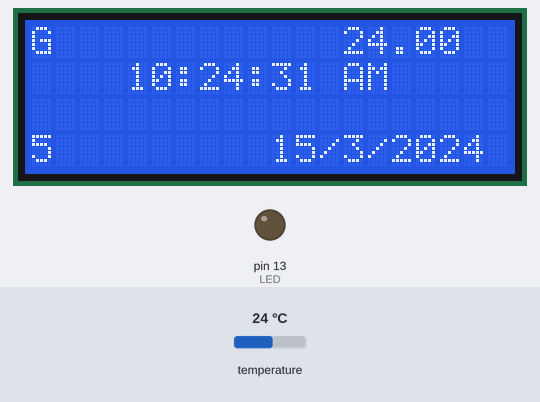
Bench run of a sketch on a simulated Arduino Uno, built with avr-gcc and run on an emulated ATmega328P. On the bench: 20×4 character LCD, output pins drawn as LEDs (lit = HIGH). The test bench sets the inputs (shaded band); at power-on: temperature 24 °C. Sleep ends after the set time or at an interrupt; the local clock reads 2024-03-15 10:24:30 at power-on unless the sketch sets it.

Above: at 1.2 s.
1.3 s: temperature set to 12 °C
At 2.9 s:
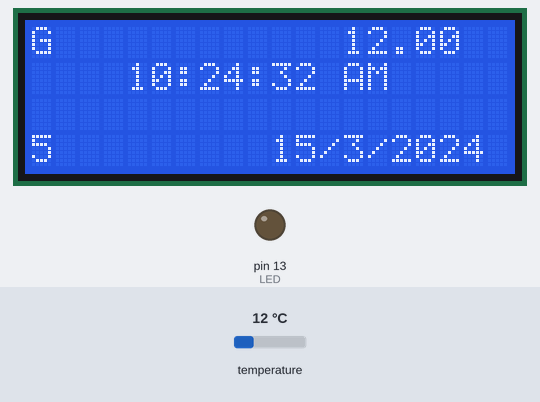
4.7 s: temperature set to 19 °C
At 6.0 s:
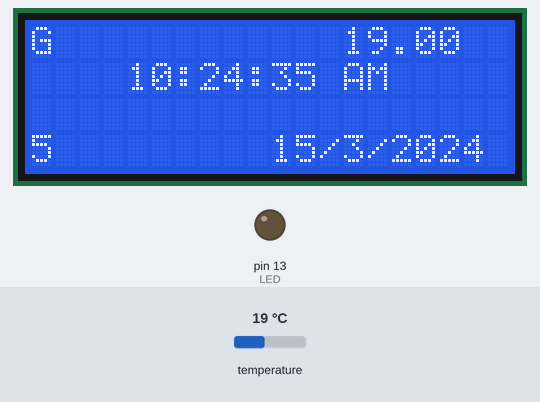
7.8 s: temperature set to 28 °C
At 9.1 s:
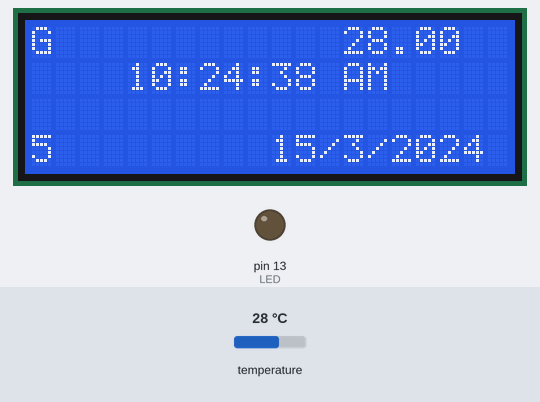
Timing chart, 0 to 10.8 s (numbered marks = the images above; inputs shaded):
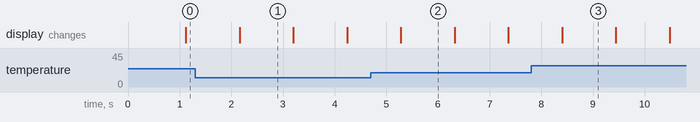

The sketch:

ScheduleLPClockLib3231.ino
```cpp
  /*

   Scheduler

   Schedule events to happen on specific clock cycles.
   Conserve power when not running.

   created 2014
   by James M. Rogers

   */

#include <SchedulerLP.h>

#include <Arduino.h>
#include <LiquidCrystal.h>

#include <DS3231.h>
#include <Wire.h>

DS3231 Clock;
bool Century=false;
bool h12;
bool PM=true;
byte ADay, AHour, AMinute, ASecond, ABits;
bool ADy, A12h, Apm;

byte year, month, date, DoW, hour, minute, second;

// Init the LCD
LiquidCrystal lcd(11, 10, 2, 3, 4, 5);


  int ReadMotionSensor (struct _task_entry_type * task, int data, int mesgid){
    if (analogRead(0) > 128)
      digitalWrite(data, HIGH);
    else
      digitalWrite(data, LOW);
    AddTaskMilli (task, 260, &ReadMotionSensor, 1, data);
  }

  int UpdateTime(struct _task_entry_type * task, int data, int mesgid){

      static int old_seconds=-1;
      char time[50];

      AddTaskMilli (task, 1000, &UpdateTime, 1, data);

      //Clock.getDate();

      // Display time centered on the upper line
      lcd.setCursor(4, 1);
      sprintf(time, "%2d:%02d:%02d", Clock.getHour(h12, PM), Clock.getMinute(), Clock.getSecond());
      lcd.print(time);
        if (h12) {
          if (PM) lcd.print(" PM ");
          else lcd.print(" AM ");
        } else lcd.print(" 24h ");


      //Display abbreviated Day-of-Week in the lower left corner
      lcd.setCursor(0, 3);
      lcd.print(Clock.getDoW());

      lcd.setCursor(0, 0);
      if (Clock.oscillatorCheck()) lcd.print("G");
        else lcd.print("B");

      // Display date in the lower right corner
      lcd.setCursor(10, 3);
      lcd.print(Clock.getDate());
      lcd.print("/");
      lcd.print(Clock.getMonth(Century));
      lcd.print("/20");
      lcd.print(Clock.getYear());
    //}

    // Display temp in the upper right corner
    lcd.setCursor(13, 0);
    lcd.print(Clock.getTemperature());

    //delay (20);

    return 0;
  }

  int testcallback(struct _task_entry_type * task, int led, int mesgid){

    switch (mesgid) {

      // Handle a deactivate  this is hardcoded
      case 0:
          //Serial.println("Deleting Task.");
          break;

      // Handle an on.
      case 1:
           digitalWrite(led, HIGH);   // turn the LED on (HIGH is the voltage level)
           Serial.println("Turning LED On.");
           AddTaskMilli (task, 100, &testcallback, 2, led);
           delay(10);
           break;

      // Handle an off.
      case 2:
           digitalWrite(led, LOW);    // turn the LED off by making the voltage LOW
           AddTaskMilli (task, 100, &testcallback, 1, led);
           //DeleteTask(task);
           Serial.println("Turning LED Off.");
           break;

      default:
           //Serial.println("Doing Nothing.");
           break;
    }
    return 0;

  }

  #define  LED 13

  void setup() {

  PowerInit();

    //delay(2000);

    // Start the I2C interface
    Wire.begin();
   /*
    Clock.setSecond (50);//Set the second
    Clock.setMinute(14);//Set the minute
    Clock.setHour   (10);  //Set the hour
    Clock.setDoW    (7);    //Set the day of the week
    Clock.setDate  (13);  //Set the date of the month
    Clock.setMonth  (3);  //Set the month of the year
    Clock.setYear  (16);  //Set the year (Last two digits of the year)
    */

    Clock.setClockMode(true);

    // Start the serial interface
    Serial.begin(115200);

    pinMode(LED, OUTPUT);

    // Setup timers.
    //AddTaskNow   (CreateTask(),         &testcallback, 1, LED);
    //AddTaskSec   (CreateTask(), 10,     &testcallback, 1, LED);
    //AddTaskDelay (CreateTask(), 5, 500, &testcallback, 1, LED);
    //AddTaskMilli (CreateTask(), 3000,   &testcallback, 1, LED);
    //AddTaskSec   (CreateTask(), 20,     &testcallback, 1, LED);

    AddTaskMilli (CreateTask(), 19, &UpdateTime, 1, 99);
    //AddTaskMilli (CreateTask(), 250, &ReadMotionSensor, 1, LED);

  // Set the clock to run-mode, and disable the write protection
  //rtc.halt(false);
  //rtc.writeProtect(false);

  // Setup LCD to 16x2 characters
  lcd.begin(20, 4);

  // The following lines can be commented out to use the values already stored in the DS1302
  //rtc.setDOW(4);        // Set Day-of-Week 1 is monday, 7 is sunday
  //rtc.setTime(16, 42, 10);     // Set the time to 12:00:00 (24hr format)
  //rtc.setDate(30, 10, 2014);   // Set the date, day, month, year.

  //rtc.setTCR(TCR_D1R2K);
  //rtc.setTCR(TCR_OFF);
  //TCR_DxRyK where x is number of diodes (1 or 2),
  //and y is resistance (2, 4 or 8 Kohm)
  //TCR_OFF turns off  Trickle-Charge function
  }

  void loop() {
    DoTasks();
    //Serial.println("loop");
  }
```
